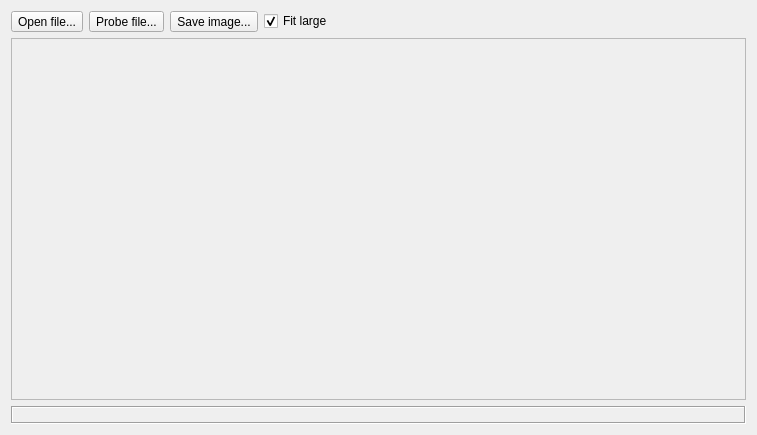
<?xml version="1.0" encoding="UTF-8"?>
<ui version="4.0">
 <class>QtSail</class>
 <widget class="QWidget" name="QtSail">
  <property name="geometry">
   <rect>
    <x>0</x>
    <y>0</y>
    <width>757</width>
    <height>435</height>
   </rect>
  </property>
  <property name="windowTitle">
   <string>Qt SAIL demo [deep diver]</string>
  </property>
  <layout class="QGridLayout" name="gridLayout">
   <item row="0" column="0">
    <layout class="QHBoxLayout" name="horizontalLayout">
     <item>
      <widget class="QToolButton" name="pushOpen">
       <property name="text">
        <string>Open file...</string>
       </property>
      </widget>
     </item>
     <item>
      <widget class="QToolButton" name="pushProbe">
       <property name="text">
        <string>Probe file...</string>
       </property>
      </widget>
     </item>
     <item>
      <widget class="QToolButton" name="pushSave">
       <property name="text">
        <string>Save image...</string>
       </property>
      </widget>
     </item>
     <item>
      <widget class="QCheckBox" name="checkFit">
       <property name="text">
        <string>Fit large</string>
       </property>
       <property name="checked">
        <bool>true</bool>
       </property>
      </widget>
     </item>
     <item>
      <spacer name="horizontalSpacer">
       <property name="orientation">
        <enum>Qt::Horizontal</enum>
       </property>
       <property name="sizeHint" stdset="0">
        <size>
         <width>40</width>
         <height>20</height>
        </size>
       </property>
      </spacer>
     </item>
    </layout>
   </item>
   <item row="2" column="0">
    <widget class="QLabel" name="labelStatus">
     <property name="font">
      <font>
       <weight>75</weight>
       <bold>true</bold>
      </font>
     </property>
     <property name="frameShape">
      <enum>QFrame::Box</enum>
     </property>
     <property name="frameShadow">
      <enum>QFrame::Sunken</enum>
     </property>
     <property name="textInteractionFlags">
      <set>Qt::LinksAccessibleByMouse|Qt::TextSelectableByMouse</set>
     </property>
    </widget>
   </item>
   <item row="1" column="0">
    <widget class="QScrollArea" name="scrollArea">
     <property name="widgetResizable">
      <bool>true</bool>
     </property>
     <widget class="QWidget" name="scrollAreaWidgetContents">
      <property name="geometry">
       <rect>
        <x>0</x>
        <y>0</y>
        <width>733</width>
        <height>353</height>
       </rect>
      </property>
     </widget>
    </widget>
   </item>
  </layout>
 </widget>
 <tabstops>
  <tabstop>pushOpen</tabstop>
  <tabstop>pushProbe</tabstop>
  <tabstop>pushSave</tabstop>
  <tabstop>checkFit</tabstop>
  <tabstop>scrollArea</tabstop>
 </tabstops>
 <resources/>
 <connections/>
 <designerdata>
  <property name="gridDeltaX">
   <number>5</number>
  </property>
  <property name="gridDeltaY">
   <number>5</number>
  </property>
  <property name="gridSnapX">
   <bool>true</bool>
  </property>
  <property name="gridSnapY">
   <bool>true</bool>
  </property>
  <property name="gridVisible">
   <bool>true</bool>
  </property>
 </designerdata>
</ui>
